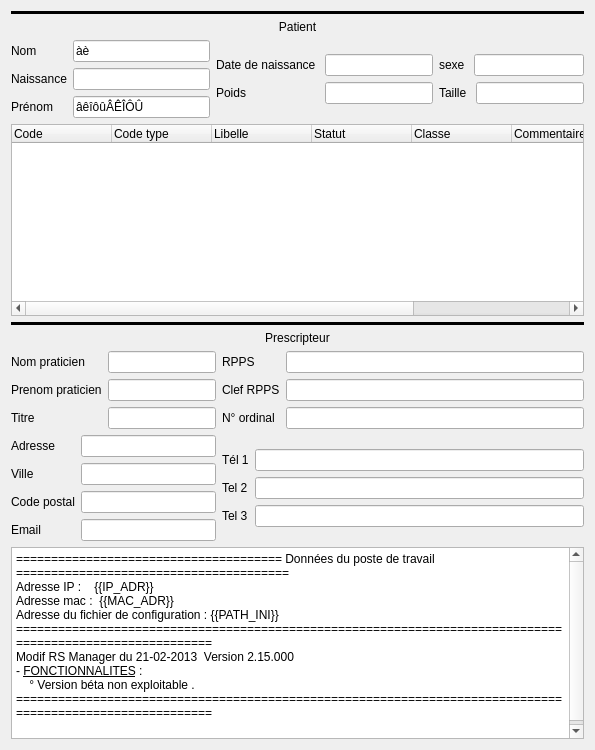
       <widget class="QWidget" name="tab_Ident">
        <attribute name="title">
         <string>Contexte d'appel</string>
        </attribute>
        <layout class="QGridLayout" name="gridLayout_36">
         <item row="0" column="0" colspan="3">
          <widget class="Line" name="line_3">
           <property name="frameShadow">
            <enum>QFrame::Plain</enum>
           </property>
           <property name="lineWidth">
            <number>3</number>
           </property>
           <property name="orientation">
            <enum>Qt::Horizontal</enum>
           </property>
          </widget>
         </item>
         <item row="1" column="0" colspan="3">
          <widget class="QLabel" name="label_10">
           <property name="text">
            <string>Patient</string>
           </property>
           <property name="alignment">
            <set>Qt::AlignCenter</set>
           </property>
          </widget>
         </item>
         <item row="2" column="0">
          <layout class="QGridLayout" name="gridLayout_20">
           <item row="0" column="0">
            <layout class="QVBoxLayout" name="verticalLayout_4">
             <item>
              <widget class="QLabel" name="label_Nom">
               <property name="text">
                <string>Nom</string>
               </property>
              </widget>
             </item>
             <item>
              <widget class="QLabel" name="label">
               <property name="text">
                <string>Naissance</string>
               </property>
              </widget>
             </item>
             <item>
              <widget class="QLabel" name="label_Nom_2">
               <property name="text">
                <string>Prénom</string>
               </property>
              </widget>
             </item>
            </layout>
           </item>
           <item row="0" column="1">
            <layout class="QVBoxLayout" name="verticalLayout_3">
             <item>
              <widget class="QLineEdit" name="lineEdit_Nom">
               <property name="text">
                <string>àè</string>
               </property>
              </widget>
             </item>
             <item>
              <widget class="QLineEdit" name="lineEdit_NomNaissance"/>
             </item>
             <item>
              <widget class="QLineEdit" name="lineEdit_Prenom">
               <property name="text">
                <string>âêîôûÂÊÎÔÛ</string>
               </property>
              </widget>
             </item>
            </layout>
           </item>
          </layout>
         </item>
         <item row="2" column="1" colspan="2">
          <layout class="QGridLayout" name="gridLayout_24">
           <item row="0" column="0">
            <layout class="QGridLayout" name="gridLayout_22">
             <item row="0" column="0">
              <layout class="QVBoxLayout" name="verticalLayout_6">
               <item>
                <widget class="QLabel" name="label_DtNaiss">
                 <property name="text">
                  <string>Date de naissance </string>
                 </property>
                </widget>
               </item>
               <item>
                <widget class="QLabel" name="label_6">
                 <property name="text">
                  <string>Poids</string>
                 </property>
                </widget>
               </item>
              </layout>
             </item>
             <item row="0" column="1">
              <layout class="QGridLayout" name="gridLayout_21">
               <item row="0" column="0">
                <widget class="QLineEdit" name="lineEdit_DateNaissance"/>
               </item>
               <item row="1" column="0">
                <widget class="QLineEdit" name="lineEdit_poids"/>
               </item>
              </layout>
             </item>
            </layout>
           </item>
           <item row="0" column="1">
            <layout class="QGridLayout" name="gridLayout_23">
             <item row="0" column="0">
              <layout class="QHBoxLayout" name="horizontalLayout_5">
               <item>
                <widget class="QLabel" name="label_8">
                 <property name="text">
                  <string>sexe </string>
                 </property>
                </widget>
               </item>
               <item>
                <widget class="QLineEdit" name="lineEdit_sexe"/>
               </item>
              </layout>
             </item>
             <item row="1" column="0">
              <layout class="QHBoxLayout" name="horizontalLayout_3">
               <item>
                <widget class="QLabel" name="label_7">
                 <property name="text">
                  <string>Taille </string>
                 </property>
                </widget>
               </item>
               <item>
                <widget class="QLineEdit" name="lineEdit_taille"/>
               </item>
              </layout>
             </item>
            </layout>
           </item>
          </layout>
         </item>
         <item row="3" column="0" colspan="3">
          <widget class="QTreeWidget" name="treeWidget_ATCD">
           <column>
            <property name="text">
             <string>Code</string>
            </property>
           </column>
           <column>
            <property name="text">
             <string>Code type</string>
            </property>
           </column>
           <column>
            <property name="text">
             <string>Libelle</string>
            </property>
           </column>
           <column>
            <property name="text">
             <string>Statut</string>
            </property>
           </column>
           <column>
            <property name="text">
             <string>Classe</string>
            </property>
           </column>
           <column>
            <property name="text">
             <string>Commentaire</string>
            </property>
           </column>
           <column>
            <property name="text">
             <string>Date début</string>
            </property>
           </column>
           <column>
            <property name="text">
             <string>Date fin</string>
            </property>
           </column>
          </widget>
         </item>
         <item row="4" column="0" colspan="3">
          <widget class="Line" name="line_2">
           <property name="frameShadow">
            <enum>QFrame::Plain</enum>
           </property>
           <property name="lineWidth">
            <number>3</number>
           </property>
           <property name="orientation">
            <enum>Qt::Horizontal</enum>
           </property>
          </widget>
         </item>
         <item row="5" column="0" colspan="3">
          <widget class="QLabel" name="label_9">
           <property name="text">
            <string>Prescripteur</string>
           </property>
           <property name="alignment">
            <set>Qt::AlignCenter</set>
           </property>
          </widget>
         </item>
         <item row="6" column="0" colspan="2">
          <layout class="QGridLayout" name="gridLayout_25">
           <item row="0" column="0">
            <layout class="QVBoxLayout" name="verticalLayout_5">
             <item>
              <widget class="QLabel" name="label_Nom_3">
               <property name="text">
                <string>Nom praticien</string>
               </property>
              </widget>
             </item>
             <item>
              <widget class="QLabel" name="label_5">
               <property name="text">
                <string>Prenom praticien</string>
               </property>
              </widget>
             </item>
             <item>
              <widget class="QLabel" name="label_Nom_4">
               <property name="text">
                <string>Titre</string>
               </property>
              </widget>
             </item>
            </layout>
           </item>
           <item row="0" column="1">
            <layout class="QVBoxLayout" name="verticalLayout_7">
             <item>
              <widget class="QLineEdit" name="lineEdit_UserNom"/>
             </item>
             <item>
              <widget class="QLineEdit" name="lineEdit_UserPrenom"/>
             </item>
             <item>
              <widget class="QLineEdit" name="lineEdit_UserTitre"/>
             </item>
            </layout>
           </item>
          </layout>
         </item>
         <item row="6" column="2">
          <layout class="QGridLayout" name="gridLayout_33">
           <item row="0" column="0">
            <layout class="QVBoxLayout" name="verticalLayout_8">
             <item>
              <widget class="QLabel" name="label_Nom_5">
               <property name="text">
                <string>RPPS</string>
               </property>
              </widget>
             </item>
             <item>
              <widget class="QLabel" name="label_11">
               <property name="text">
                <string>Clef RPPS</string>
               </property>
              </widget>
             </item>
             <item>
              <widget class="QLabel" name="label_Nom_6">
               <property name="text">
                <string>N° ordinal</string>
               </property>
              </widget>
             </item>
            </layout>
           </item>
           <item row="0" column="1">
            <layout class="QVBoxLayout" name="verticalLayout_9">
             <item>
              <widget class="QLineEdit" name="lineEdit_UserRPPS"/>
             </item>
             <item>
              <widget class="QLineEdit" name="lineEdit_UserClefRPPS"/>
             </item>
             <item>
              <widget class="QLineEdit" name="lineEdit_UserNumOrdinal"/>
             </item>
            </layout>
           </item>
          </layout>
         </item>
         <item row="7" column="0" colspan="2">
          <layout class="QGridLayout" name="gridLayout_34">
           <item row="0" column="1">
            <layout class="QVBoxLayout" name="verticalLayout_11">
             <item>
              <widget class="QLineEdit" name="lineEdit_UserAdresse"/>
             </item>
             <item>
              <widget class="QLineEdit" name="lineEdit_UserVille"/>
             </item>
             <item>
              <widget class="QLineEdit" name="lineEdit_UserCodePostal"/>
             </item>
             <item>
              <widget class="QLineEdit" name="lineEdit_UserEmail"/>
             </item>
            </layout>
           </item>
           <item row="0" column="0">
            <layout class="QVBoxLayout" name="verticalLayout_10">
             <item>
              <widget class="QLabel" name="label_Nom_7">
               <property name="text">
                <string>Adresse</string>
               </property>
              </widget>
             </item>
             <item>
              <widget class="QLabel" name="label_Nom_8">
               <property name="text">
                <string>Ville</string>
               </property>
              </widget>
             </item>
             <item>
              <widget class="QLabel" name="label_12">
               <property name="text">
                <string>Code postal</string>
               </property>
              </widget>
             </item>
             <item>
              <widget class="QLabel" name="label_14">
               <property name="text">
                <string>Email</string>
               </property>
              </widget>
             </item>
            </layout>
           </item>
          </layout>
         </item>
         <item row="7" column="2">
          <layout class="QGridLayout" name="gridLayout_35">
           <item row="0" column="0">
            <layout class="QVBoxLayout" name="verticalLayout_12">
             <item>
              <widget class="QLabel" name="label_Nom_9">
               <property name="text">
                <string>Tél 1</string>
               </property>
              </widget>
             </item>
             <item>
              <widget class="QLabel" name="label_13">
               <property name="text">
                <string>Tel 2</string>
               </property>
              </widget>
             </item>
             <item>
              <widget class="QLabel" name="label_Nom_10">
               <property name="text">
                <string>Tel 3</string>
               </property>
              </widget>
             </item>
            </layout>
           </item>
           <item row="0" column="1">
            <layout class="QVBoxLayout" name="verticalLayout_13">
             <item>
              <widget class="QLineEdit" name="lineEdit_UserTel1"/>
             </item>
             <item>
              <widget class="QLineEdit" name="lineEdit_UserTel2"/>
             </item>
             <item>
              <widget class="QLineEdit" name="lineEdit_UserTel3"/>
             </item>
            </layout>
           </item>
          </layout>
         </item>
         <item row="8" column="0" colspan="3">
          <widget class="QTextEdit" name="textEdit_changeLog">
           <property name="html">
            <string>&lt;!DOCTYPE HTML PUBLIC &quot;-//W3C//DTD HTML 4.0//EN&quot; &quot;http://www.w3.org/TR/REC-html40/strict.dtd&quot;&gt;
&lt;html&gt;&lt;head&gt;&lt;meta name=&quot;qrichtext&quot; content=&quot;1&quot; /&gt;&lt;style type=&quot;text/css&quot;&gt;
p, li { white-space: pre-wrap; }
&lt;/style&gt;&lt;/head&gt;&lt;body style=&quot; font-family:'Lucida Grande'; font-size:11pt; font-weight:400; font-style:normal;&quot;&gt;
&lt;table border=&quot;0&quot; style=&quot;-qt-table-type: root; margin-top:4px; margin-bottom:4px; margin-left:4px; margin-right:4px;&quot;&gt;
&lt;tr&gt;
&lt;td style=&quot;border: none;&quot;&gt;
&lt;p style=&quot; margin-top:0px; margin-bottom:0px; margin-left:0px; margin-right:0px; -qt-block-indent:0; text-indent:0px;&quot;&gt;&lt;span style=&quot; font-family:'courier'; font-size:9pt;&quot;&gt;====================================== Données du poste de travail =======================================&lt;br /&gt;&lt;/span&gt;&lt;span style=&quot; font-family:'Sans Serif'; font-size:9pt;&quot;&gt;Adresse IP&lt;/span&gt;&lt;span style=&quot; font-family:'courier'; font-size:9pt;&quot;&gt; &lt;/span&gt;&lt;span style=&quot; font-family:'Sans Serif'; font-size:9pt;&quot;&gt;:&lt;/span&gt;&lt;span style=&quot; font-family:'courier'; font-size:9pt;&quot;&gt;    &lt;/span&gt;&lt;span style=&quot; font-family:'Sans Serif'; font-size:9pt;&quot;&gt;{{IP_ADR}}&lt;/span&gt;&lt;/p&gt;
&lt;p style=&quot; margin-top:0px; margin-bottom:0px; margin-left:0px; margin-right:0px; -qt-block-indent:0; text-indent:0px;&quot;&gt;&lt;span style=&quot; font-family:'Sans Serif'; font-size:9pt;&quot;&gt;Adresse mac&lt;/span&gt;&lt;span style=&quot; font-family:'courier'; font-size:9pt;&quot;&gt; &lt;/span&gt;&lt;span style=&quot; font-family:'Sans Serif'; font-size:9pt;&quot;&gt;:&lt;/span&gt;&lt;span style=&quot; font-family:'courier'; font-size:9pt;&quot;&gt;  &lt;/span&gt;&lt;span style=&quot; font-family:'Sans Serif'; font-size:9pt;&quot;&gt;{{MAC_ADR}}&lt;/span&gt;&lt;/p&gt;
&lt;p style=&quot; margin-top:0px; margin-bottom:0px; margin-left:0px; margin-right:0px; -qt-block-indent:0; text-indent:0px;&quot;&gt;&lt;span style=&quot; font-family:'Sans Serif'; font-size:9pt; color:#000000;&quot;&gt;Adresse du fichier de configuration&lt;/span&gt;&lt;span style=&quot; font-family:'courier'; font-size:9pt; color:#000000;&quot;&gt; &lt;/span&gt;&lt;span style=&quot; font-family:'Sans Serif'; font-size:9pt; color:#000000;&quot;&gt;: {{PATH_INI}}&lt;/span&gt;&lt;/p&gt;
&lt;p style=&quot; margin-top:0px; margin-bottom:0px; margin-left:0px; margin-right:0px; -qt-block-indent:0; text-indent:0px;&quot;&gt;&lt;span style=&quot; font-family:'courier'; font-size:9pt;&quot;&gt;========================================================================================================== &lt;br /&gt;Modif RS Manager du 21-02-2013  Version 2.15.000&lt;/span&gt;&lt;/p&gt;
&lt;p style=&quot; margin-top:0px; margin-bottom:0px; margin-left:0px; margin-right:0px; -qt-block-indent:0; text-indent:0px;&quot;&gt;&lt;span style=&quot; font-family:'courier'; font-size:9pt;&quot;&gt;- &lt;/span&gt;&lt;span style=&quot; font-family:'courier'; font-size:9pt; text-decoration: underline;&quot;&gt;FONCTIONNALITES&lt;/span&gt;&lt;span style=&quot; font-family:'courier'; font-size:9pt;&quot;&gt; : &lt;/span&gt;&lt;/p&gt;
&lt;p style=&quot; margin-top:0px; margin-bottom:0px; margin-left:0px; margin-right:0px; -qt-block-indent:0; text-indent:0px;&quot;&gt;&lt;span style=&quot; font-family:'courier'; font-size:9pt;&quot;&gt;    ° Version béta non exploitable .			&lt;br /&gt;========================================================================================================== &lt;br /&gt;&lt;/span&gt;&lt;/p&gt;&lt;/td&gt;&lt;/tr&gt;&lt;/table&gt;&lt;/body&gt;&lt;/html&gt;</string>
           </property>
          </widget>
         </item>
        </layout>
       </widget>
